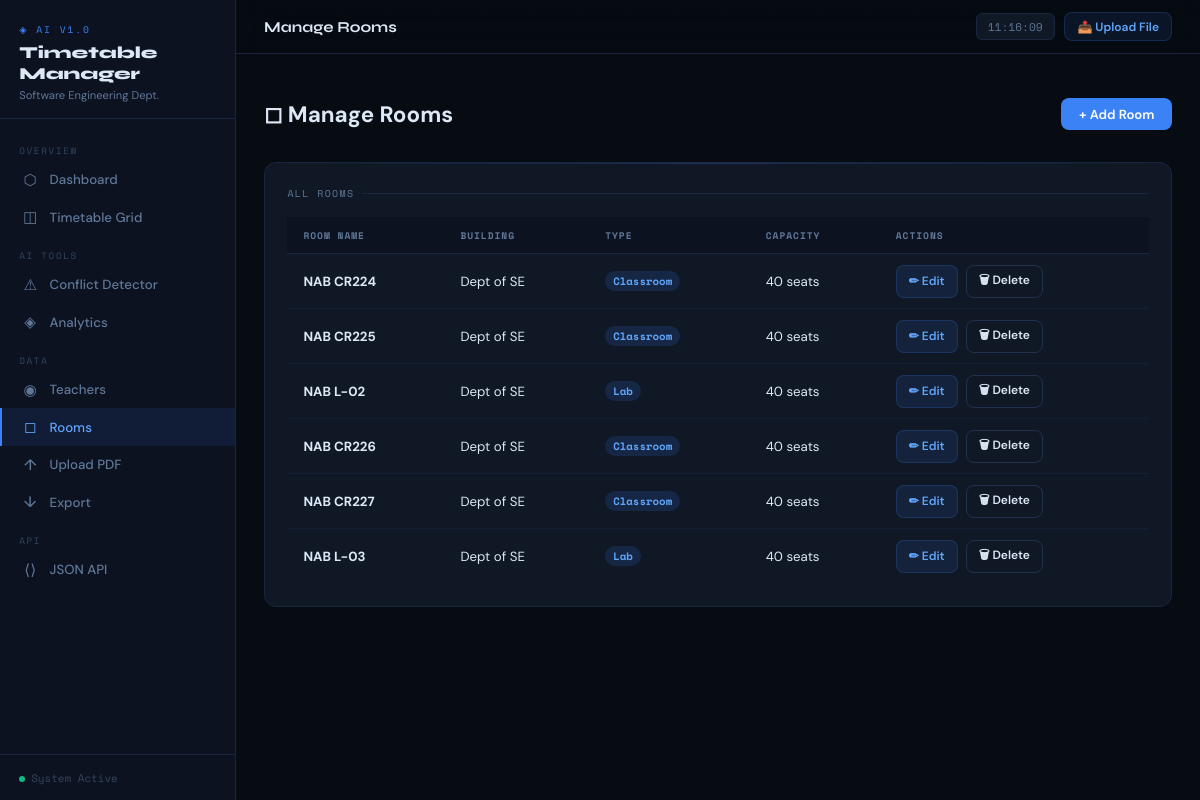
Screenshot of /rooms with the database file from the repository.
### app/models.py (models this page shows, shortened)
class Room(db.Model):
    __tablename__ = 'rooms'
    id         = db.Column(db.Integer, primary_key=True)
    name       = db.Column(db.String(60),  nullable=False, unique=True)
    building   = db.Column(db.String(60),  nullable=True)
    capacity   = db.Column(db.Integer, default=40)
    room_type  = db.Column(db.String(20),  default='Classroom')  # Classroom / Lab / Hall
    created_at = db.Column(db.DateTime, default=datetime.utcnow)
    assignments = db.relationship('Assignment', back_populates='room',
                                  cascade='all, delete-orphan')

### app/routes.py (the view)
@main.route('/rooms')
def rooms():
    all_rooms = Room.query.all()
    return render_template('rooms.html', rooms=all_rooms)

### app/__init__.py (called while the page is built)
def create_app():
    app = Flask(__name__)
    from app.config import DevelopmentConfig
    app.config.from_object(DevelopmentConfig)
    db.init_app(app)
    with app.app_context():
        from app import models  # not just "from . import models"
        db.create_all()
    from app.routes import main
    app.register_blueprint(main)
    @app.after_request
    def add_no_cache_headers(response):
        if 'text/html' in response.content_type:
            response.headers['Cache-Control'] = 'no-store, no-cache, must-revalidate, max-age=0'
            response.headers['Pragma'] = 'no-cache'
            response.headers['Expires'] = '0'
        return response
    return app

### app/templates/rooms.html (shortened to what this page needs)
{% extends "base.html" %}
{% block page_title %}Manage Rooms{% endblock %}
{% block content %}
<div style="display:flex; align-items:center; justify-content:space-between; margin-bottom:2rem; flex-wrap:wrap; gap:1rem;">
  <h1 style="font-size:1.4rem; font-weight:700;">◻ Manage Rooms</h1>
  <button class="btn btn-primary" onclick="alert('Add Room feature coming soon')">+ Add Room</button>
</div>
{% if rooms %}
<div class="card">
  <div class="card-title">All Rooms</div>
  <div class="tbl-wrap">
    <table>
      <thead>
        <tr>
          <th>Room Name</th>
          <th>Building</th>
          <th>Type</th>
          <th>Capacity</th>
          <th>Actions</th>
        </tr>
      </thead>
      <tbody>
        {% for room in rooms %}
          <tr>
            <td><strong>{{ room.name }}</strong></td>
            <td>{{ room.building or '—' }}</td>
            <td><span class="badge b-blue">{{ room.room_type }}</span></td>
            <td>{{ room.capacity }} seats</td>
            <td>
              <div class="btn-group">
                <button class="btn btn-ghost btn-sm" onclick="alert('Edit feature coming soon')">✏ Edit</button>
                <button class="btn btn-outline btn-sm" onclick="alert('Delete feature coming soon')">🗑 Delete</button>
              </div>
            </td>
          </tr>
        {% endfor %}
      </tbody>
    </table>
  </div>
</div>
{% endif %}
{% endblock %}

### rows the page displays
Room: name "NAB CR224", building "Dept of SE", room_type "Classroom", capacity "40"
Room: name "NAB CR225", building "Dept of SE", room_type "Classroom", capacity "40"
Room: name "NAB L-02", building "Dept of SE", room_type "Lab", capacity "40"
Room: name "NAB CR226", building "Dept of SE", room_type "Classroom", capacity "40"
Room: name "NAB CR227", building "Dept of SE", room_type "Classroom", capacity "40"
Room: name "NAB L-03", building "Dept of SE", room_type "Lab", capacity "40"
